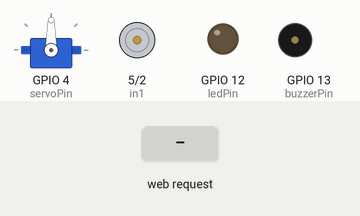
The sketch below on a simulated ESP8266 (NodeMCU). Shown: servo, motor-driver pin pairs drawn as motors (green arrow = first pin HIGH = forward, orange = second pin HIGH = backward, longer = more drive), output pins drawn as LEDs (lit = HIGH), buzzer (waves = sounding, pin HIGH). The inputs (shaded band) are chosen by the test bench. WiFi joins after 1.5 s; servers stay silent unless stated; what the sketch prints to the serial monitor is not drawn.

Above: at 3.2 s.
3.3 s: HTTP request GET /backward received
At 6.1 s:
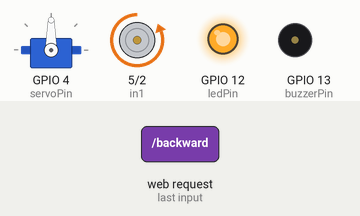
6.3 s: HTTP request GET /forward received
At 9.1 s:
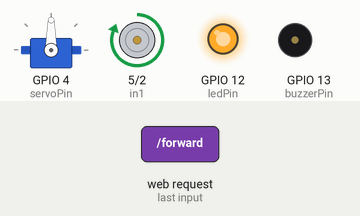
9.3 s: HTTP request GET /stop received
At 10.5 s:
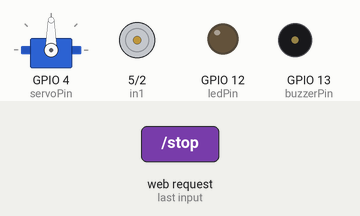
Timing chart, 0 to 12.3 s (numbered marks = the images above; inputs shaded):
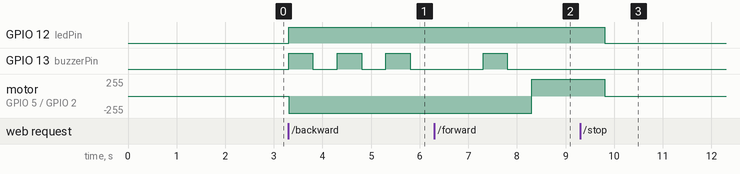

The sketch:

SketchCar.ino
```cpp
#include <ESP8266WiFi.h>
#include <WiFiClient.h>
#include <WiFiServer.h>
#include <Servo.h>

const char* ssid = "Grieder/Fragniere";
const char* password = "family1807";

WiFiClient client;
WiFiServer server(80);
Servo servo;

const int in1 = 5;   //D1
const int in2 = 2;    //D4
const int servoPin = 4; //D2
const int ledPin = 12; //D6
const int buzzerPin = 13; //D7
int isGoingBackwards = 0;

void setup() {
  Serial.begin(9600);

  pinMode(in1, OUTPUT);
  pinMode(in2, OUTPUT);
  pinMode(servoPin, OUTPUT);
  pinMode(ledPin, OUTPUT);
  pinMode(buzzerPin, OUTPUT);

  digitalWrite(in1, LOW);
  digitalWrite(in2, LOW);
  digitalWrite(servoPin, LOW);
  digitalWrite(ledPin, LOW);
  digitalWrite(buzzerPin, LOW);

  servo.attach(servoPin);
  servo.write(90);

  WiFi.begin(ssid, password);
  Serial.print("Connecting to Wifi...");
  Serial.print(ssid);
  Serial.print(password);
  Serial.print("\n");

  while (WiFi.status() != WL_CONNECTED) {
    Serial.print(WiFi.status());
    delay(1000);
    Serial.print(".");
  }

  Serial.println("");
  Serial.println("Wifi connected");
  Serial.println();
  Serial.println(WiFi.localIP());

  server.begin();
}

void loop() {
  if (WiFi.status() != WL_CONNECTED) {
    Serial.println("Wifi disconnected");
    WiFi.disconnect();
    delay(1000);
    WiFi.begin(ssid, password);
    while (WiFi.status() != WL_CONNECTED) {
      delay(1000);
      Serial.print(".");
    }
    Serial.println("");
    Serial.println("Wifi reconnected");
    server.begin();
  }

  if (client.connected()) {
    if (client.available()) {
      client.addHeader("Access-Control-Allow-Origin", "*");
      String request = client.readStringUntil('\r');
      Serial.println(request);
      client.flush();

      if (request.indexOf("/forward") != -1) {
        Serial.println("Moving forward");
        digitalWrite(in1, HIGH);
        digitalWrite(in2, LOW);
        digitalWrite(ledPin, HIGH);
      } else if (request.indexOf("/backward") != -1) {
        Serial.println("Moving backward");
        digitalWrite(in1, LOW);
        digitalWrite(in2, HIGH);
        digitalWrite(ledPin, HIGH);
        isGoingBackwards = 1;
      } else if (request.indexOf("/stop") != -1) {
        Serial.println("Stopping");
        digitalWrite(in1, LOW);
        digitalWrite(in2, LOW);
        digitalWrite(ledPin, LOW);
      } else {
        client.println("Invalid command");
      }
    }
  } else {
    client = server.available();
    isGoingBackwards = 0;
  }

  if (isGoingBackwards) {
    digitalWrite(buzzerPin, HIGH);
    delay(500);
    digitalWrite(buzzerPin, LOW);
    delay(500);
  }
}
```

Measured:
- after the input at 3.3 s, GPIO 12 (ledPin): LOW → HIGH at once; GPIO 13 (buzzerPin): alternates HIGH for 0.50 s and LOW for 0.50 s, starting at once; motor on GPIO 5 (in1) / GPIO 2 (in2): stopped → backward 255/255 at once
- after the input at 6.3 s, motor on GPIO 5 (in1) / GPIO 2 (in2): backward 255/255 → forward 255/255 after 2.0 s
- after the input at 9.3 s, GPIO 12 (ledPin): HIGH → LOW after 0.51 s; motor on GPIO 5 (in1) / GPIO 2 (in2): forward 255/255 → stopped after 0.51 s
